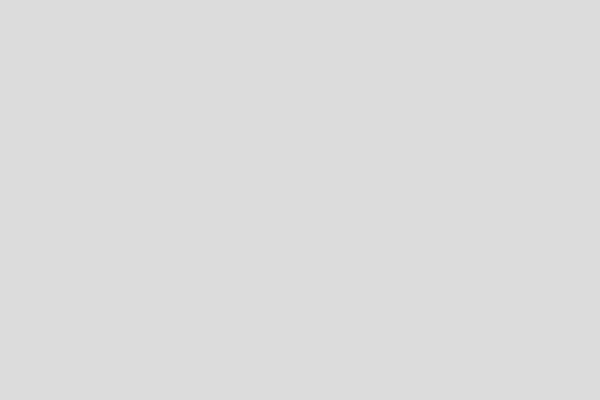
Frame 1 (no input)
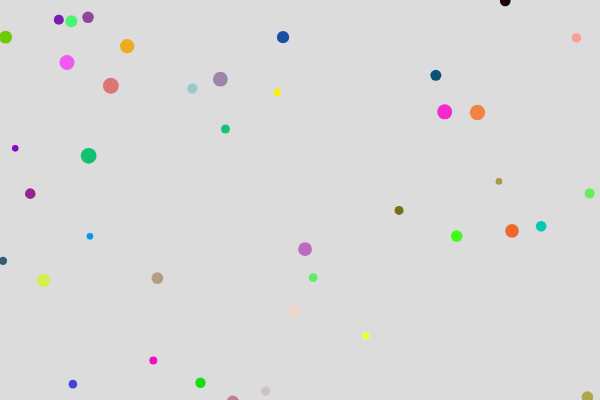
Frame 60 (no input)
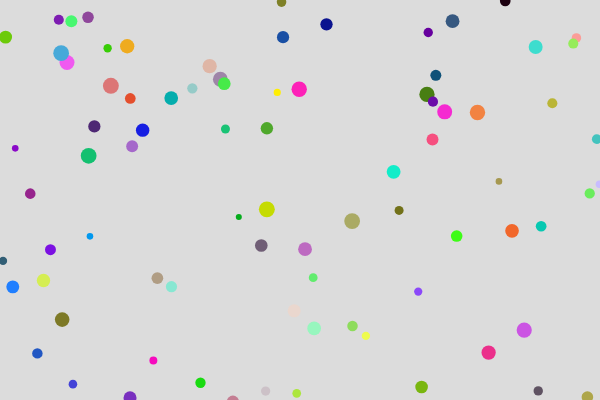
Frame 120 (the mouse pressed at the canvas centre since frame 60)

The p5.js sketch that drew these frames (run headless with seeded random() and noise() and a simulated clock; from frame 60 on, the mouse is pressed at the canvas centre):

// p5.js sketch
// ── sketch.js

function setup() {
  createCanvas(600, 400);
  background(220);
}

function draw() {
  noStroke();
  fill(random(0,255), random(0,255), random(0,255));
  ellipse(random(0,600),random(0,600),random(3,8) * 2);
}
